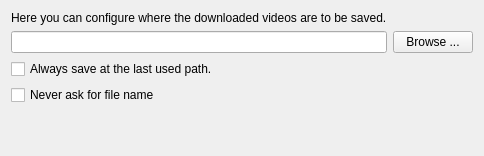
              <widget class="QWidget" name="tabWidgetPage1">
               <attribute name="title">
                <string>Target Path</string>
               </attribute>
               <layout class="QGridLayout" name="gridLayout_11">
                <item row="5" column="0">
                 <widget class="QCheckBox" name="settingsSaveLastPath">
                  <property name="text">
                   <string>Always save at the last used path.</string>
                  </property>
                 </widget>
                </item>
                <item row="4" column="0">
                 <widget class="QLineEdit" name="settingsSavedPath">
                  <property name="toolTip">
                   <string/>
                  </property>
                 </widget>
                </item>
                <item row="3" column="0">
                 <widget class="QLabel" name="label_7">
                  <property name="text">
                   <string>Here you can configure where the downloaded videos are to be saved.</string>
                  </property>
                 </widget>
                </item>
                <item row="4" column="1">
                 <widget class="QPushButton" name="settingsBrowseTargetPath">
                  <property name="text">
                   <string>Browse ...</string>
                  </property>
                 </widget>
                </item>
                <item row="6" column="0">
                 <widget class="QCheckBox" name="settingsNeverAskForPath">
                  <property name="text">
                   <string>Never ask for file name</string>
                  </property>
                 </widget>
                </item>
                <item row="7" column="0">
                 <spacer name="verticalSpacer_5">
                  <property name="orientation">
                   <enum>Qt::Vertical</enum>
                  </property>
                  <property name="sizeHint" stdset="0">
                   <size>
                    <width>20</width>
                    <height>40</height>
                   </size>
                  </property>
                 </spacer>
                </item>
               </layout>
              </widget>
